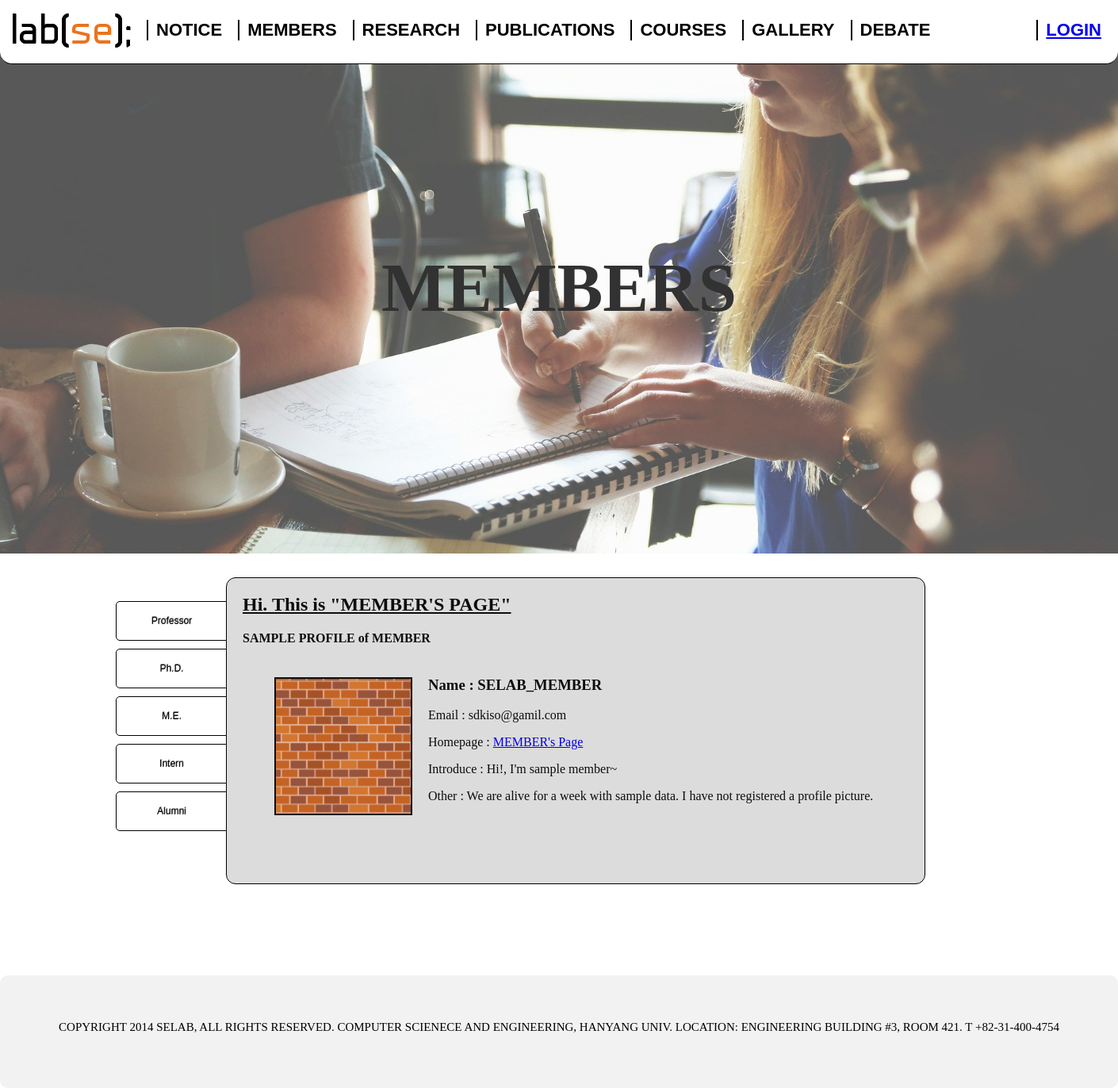
/members/members.php, run on the app's committed database.
### tables this page shows
CREATE TABLE User_type (
    Type varchar(20) not null,
    Privilege tinyint not null,
    CONSTRAINT PK_User_type PRIMARY KEY(Type)
);

### members/members.php (the view, shortened to what this page needs)
<!DOCTYPE html>
<html>
<head>
	<link rel="stylesheet" type="text/css" href="css/members.css" />
	<link rel="stylesheet" type="text/css" href="../resource/css/common.css" />
</head>
<body>
	<?php
	include "../resource/nav.php";
	$conn=connect();
	?>
	<main role="main">
		<div class="contents">
			<div class="main_section">
				<h1>MEMBERS</h1>
			</div>
			<div class="tab_class">
				<div id="tab">
					<?php
					$stmt = $conn->prepare("SELECT type FROM user_type order by type desc");
					$stmt->execute();
					$result = $stmt->fetchAll();
					foreach ($result as $key => $value) { ?>
						<button class="MEMBERS_BUTTON" id="<?=$value['type']?>" onclick="Button_Tree('<?=$value["type"]?>_DIV','<?=$value["type"]?>')"><?=$value['type']?></button><br>
					<?php } ?>
				</div>
				<div class="mainbody" id="START">
					<h2>Hi. This is "MEMBER'S PAGE"</h2>
					<p><strong>SAMPLE PROFILE of MEMBER</strong></p>
					<div class="profile">
						<img src="../mypage/img/empty.png" class="profile_picture" />
						<div class="profile_data">
							<h3>Name : SELAB_MEMBER</h3>
							<p>Email : sdkiso@gamil.com</p>
							<p>Homepage : <a href="#">MEMBER's Page</a></p>
							<p>Introduce : Hi!, I'm sample member~</p>
							<p>Other : We are alive for a week with sample data. I have not registered a profile picture.</p>
						</div>
					</div>
				</div>
			</div>
		</div>
	</main>
	<?php
	include "../resource/footer.php";
	?>
</body>
</html>

### members/css/members.css (style rules this page uses)
.main_section { background-image: url('../../resource/images/members.jpg'); background-size: cover; }
.profile { width: 100%; height: 250px; margin: 20px; }
.profile_picture { float: left; width: 170px; height: 170px; border: 2px solid; margin: 20px; }
.profile_data { float: left; width: calc(100% - 220px); }
h2 { text-decoration: underline; }

### resource/css/common.css (style rules this page uses)
html,body { background: white; width: 100%; margin: 0; }
main { padding-bottom: 100px; }
.main_section { line-height: 610px; width: 100%; height: 640px; text-align: center; vertical-align: middle; opacity: 0.8; margin-top : -70px; }
.main_section h1 { font-size: 65pt; color: black; opacity : 1; }
.mainbody { border : 1px solid black; border-radius : 12px; background-color : #dcdcdc; margin-left : 20%; color : #0d0d0d; width : 60%; min-height: 300px; margin-top : 30px; padding-left : 20px; padding-right : 20px; padding-bottom : 10px; }
#tab { margin-top : 20px; float : left; margin-left : 10.1%; }
#tab button { width : 140px; height : 50px; padding : 10px; float : right; background-color : skyblue; color : black; margin-top: 10px; text-align : center; text-shadow : 0.5px -1px gray; font-size : 12px; border : 1px solid black; border-top-left-radius : 5px; border-bottom-left-radius : 5px; cursor : pointer; }
.tab_class { width : 1400px; margin-left : auto; margin-right : auto; }

### data on the page
user_type: Type "Professor"
user_type: Type "Ph.D."
user_type: Type "M.E."
user_type: Type "Intern"
user_type: Type "Alumni"
